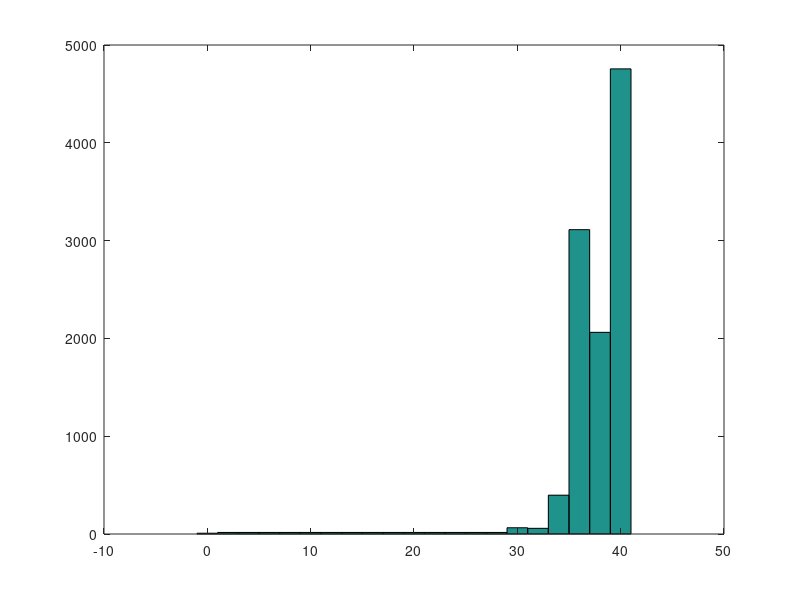

Recreate this plot in MATLAB. (Note: this script raises an error after producing the figure.)
%% Session 1
fileID = fopen('g4s1.txt','r');
formatSpec = '%f';
A = fscanf(fileID,formatSpec);
 hist(A,0:2:40)
h = findobj(gca,'Type','patch');
h.FaceColor = [0 0 0]; 
figure;
fclose(fileID);
%% Session 2

fileID = fopen('g4s2.txt','r');
formatSpec = '%f';
A = fscanf(fileID,formatSpec);
 hist(A,0:4:50)
h = findobj(gca,'Type','patch');
h.FaceColor = [0 0 0]; 

fclose(fileID);